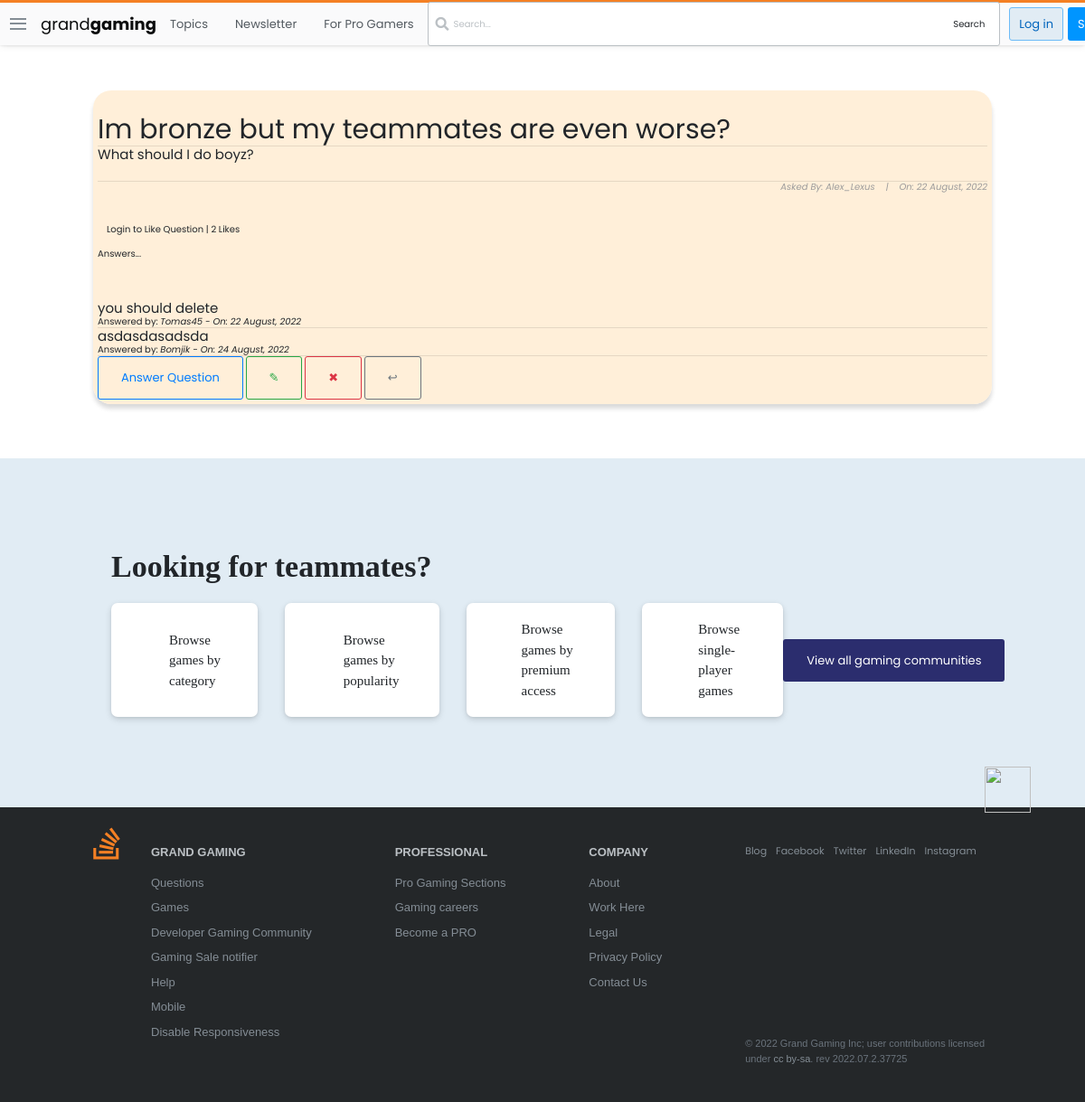
/questions/6/, run on the app's committed database.
### forumbase/models.py (models this page shows, shortened)
class Question(models.Model):
    user = models.ForeignKey(User, on_delete=models.CASCADE)
    title = models.CharField(max_length=10000)
    content = RichTextField()
    likes = models.ManyToManyField(User, related_name='question_post')
    date_created = models.DateTimeField(default=timezone.now)
    tags = TaggableManager()
    def total_likes(self):
        return self.likes.count()

class Comment(models.Model):
    question = models.ForeignKey(Question, related_name="comment", on_delete=models.CASCADE)
    name = models.CharField(max_length=1000)
    content = RichTextField()
    date_created = models.DateTimeField(default=timezone.now)
    tags = TaggableManager()

### forumbase/views.py (the view)
# urls.py: path('questions/<int:pk>/', views.QuestionDetailView.as_view(), name="question-detail"),
class QuestionDetailView(DetailView):
    model = Question
    def get_context_data(self, *args, **kwargs):
        context = super(QuestionDetailView, self).get_context_data()
        something = get_object_or_404(Question, id=self.kwargs['pk'])
        total_likes = something.total_likes()
        liked = False
        if something.likes.filter(id=self.request.user.id).exists():
            liked = True
        context['total_likes'] = total_likes
        context['liked'] = liked
        return context

### forumbase/templates/forumbase/question_detail.html (shortened to what this page needs)
{% extends 'base.html' %}
{% block content %}
<!DOCTYPE html>
<html lang="en">
<head>
</head>
<body>
    <div class="container">
        <div class="list-question">
            <div class="questions">
                <div class="container" style="background-color: rgba(255, 235, 209, 0.808); padding: 5px; box-shadow: rgba(0, 0, 0, 0.15) 0px 5px 5px 0px; border-radius: 20px;" >
                    <h3 id="fh3">{{question.title}}</h3>
                    <hr>
                    <h6 id="fh6">{{ question.content|safe }}</h6>
                    <hr>
                    <h6 id="fh6" style="font-size: 10px; font-style: italic; color: rgb(155, 155, 155); text-align: right;">Asked By: <a href="{% url 'profile' %}">{{ object.user|title }}</a>&nbsp;&nbsp;&nbsp; |&nbsp;&nbsp;&nbsp; On: {{ object.date_created|date:"j F, Y" }}</h6>
                    <br>
                        <form action="{% url 'forumbase:like_post' object.pk %}" method="POST">
                            {% if user.is_authenticated %}
                                {% if liked %}
                                    <div style="display: flex; align-items: center; margin-left: 10px;">
                                        <button type="submit" name="question_id" value="{{ question.id }}" style="border: none; border-radius: 60px;"><img src="https://image.similarpng.com/very-thumbnail/2020/06/Dislike-icon-transparent-PNG.png" alt="" style="width: 40px;"></button> <h5 style="margin-left: 10px; cursor: pointer;"> |  {{ total_likes }} Likes</h5>
                                    </div>
                                {% else %}
                                    <div style="display: flex; align-items: center; margin-left: 10px;">
                                        <button type="submit" name="question_id" value="{{ question.id }}" style="border: none; border-radius: 30px;"><img src="https://i.pinimg.com/originals/39/44/6c/39446caa52f53369b92bc97253d2b2f1.png" alt="" style="width: 40px;"></button> <h5 style="margin-left: 10px; cursor: pointer;"> |  {{ total_likes }} Likes</h5>
                                    </div>
                                {% endif %}
                            {% else %}
                                <h5 style="margin-left: 10px; cursor: pointer;"><a href="{% url 'login' %}">Login</a> to Like Question |  {{ total_likes }} Likes</h5>
                            {% endif %}
                        </form>
                    <br>
                    <h2>Answers...</h2> <br><br><br>
                    {% if not question.comment.all %}
                        <h3>No Answers yet... <a href="">Answer Question</a> </h3>
                    {% else %}
                        {% for comment in question.comment.all %}
                            <h3 style="font-weight: normal; font-size: 15px;">{{comment.content|safe}}</h3>
                            <h3 style="font-size: 10px;">Answered by: <i><a href="">{{comment.name}}</a> - On: {{comment.date_created|date:"j F, Y"}}</i></h3>
                            <hr>
                        {% endfor %}
                    {% endif %}
                    <a class="btn btn-outline-primary" id="fa" href="{% url 'forumbase:question-comment' question.id %}" style="text-decoration: none;">Answer Question</a>
                    <a style="text-decoration: none; " class="btn btn-outline-success" href="{% url 'forumbase:question-update' question.id %}">&#x270E;</a>
                    <a style="text-decoration: none; " class="btn btn-outline-danger" href="{% url 'forumbase:question-delete' question.id %}">&#x2716;</a>
                    <a style="text-decoration: none; " class="btn btn-outline-secondary" href="{% url 'forumbase:question-lists' %}">&#x21a9;</a>
                </div> <br><br>
                </div> <br>
            </div>
        </div>
        <br>
</body>
</html>
{% endblock content %}

### static/main.css (style rules this page uses)
:root { --white: #fff; --black: #0c0d0e; --orange: #f48024; --yellow: #fbf2d4; --green: #5eba7d; --blue: #0077cc; --powder: #e1ecf4; --red: #d1383d; --black-025: #fafafb; --black-050: #eff0f1; --black-075: #e4e6e8; --black-100: #d6d9dc; --black-150: #c8ccd0; --black-200: #bbc0c4; --black-300: #9fa6ad; --black-350: #9199a1; --black-400: #848d95; --black-500: #6a737c; --black-600: #535a60; --black-700: #3c4146; --black-750: #2f3337; --black-800: #242729; --black-900: #0c0d0e; --orange-050: #fff7f2; --orange-100: #fee3cf; --orange-200: #fcd0ad; --orange-300: #f7aa6d; --orange-400: #f48024; --orange-500: #f2720c; --orange-600: #da670b; --orange-700: #bd5c00; --orange-800: #a35200; --orange-900: #874600; --blue-050: #f2f9ff; --blue-100: #cfeafe; --blue-200: #addafc; --blue-300: #6cbbf7; --blue-400: #379fef; --blue-500: #0095ff; --blue-600: #0077cc; --blue-700: #0064bd; --blue-800: #0054a3; --blue-900: #004487; --powder-050: #f4f8fb; --powder-100: #e1ecf4; --powder-200: #d1e5f1; --powder-300: #b3d3ea; --powder-400: #a0c7e4; --powder-500: #7aa7c7; --powder-600: #5b8db1; --powder-700: #39739d; --powder-800: #2c5777; --powder-900: #1e3c52; --green-025: #eef8f1; --green-050: #dcf0e2; --green-100: #cae8d4; --green-200: #a6d9b7; --green-300: #82ca9a; --green-400: #5eba7d; --green-500: #48a868; --green-600: #3d8f58; --green-700: #2f6f44; --green-800: #29603b; --green-900: #1e472c; --yellow-050: #fdf7e3; --yellow-100: #fbf2d4; --yellow-200: #f1e5bc; --yellow-300: #e6d178; --yellow-400: #e9c63f; --yellow-500: #ddb624; --yellow-600: #cea51b; --yellow-700: #b89516; --yellow-800: #9f8010; --yellow-900: #826a0b; --red-050: #fdf3f4; --red-100: #f9d3d7; --red-200: #f4b4bb; --red-300: #e87c87; --red-400: #de535e; --red-500: #d1383d; --red-600: #c02d2e; --red-700: #ac2726; --red-800: #942121; --red-900: #7a1819; --gold: #ffcc01; --gold-lighter: #fff4d1; --gold-darker: #f1b600; --silver: #b4b8bc; --silver-lighter: #e8e8e8; --silver-darker: #9a9c9f; --bronze: #caa789; --bronze-lighter: #f2e9e1; --bronze-darker: #ab825f; --fc-dark: #0c0d0e; --fc-medium: #3c4146; --fc-light: #6a737c; --focus-ring: rgba(0,149,255,0.15); --focus-ring-success: rgba(166,217,183,0.4); --focus-ring-warning: rgba(233,198,63,0.4); --focus-ring-error: rgba(192,45,46,0.15); --focus-ring-muted: rgba(36,39,41,0.1); --bs-sm: 0 1px 2px rgba(0,0,0,0.05),0 1px 4px rgba(0,0,0,0.05),0 2px 8px rgba(0,0,0,0.05); --bs-md: 0 1px 3px rgba(0,0,0,0.06),0 2px 6px rgba(0,0,0,0.06),0 3px 8px rgba(0,0,0,0.09); --bs-lg: 0 1px 4px rgba(0,0,0,0.09),0 3px 8px rgba(0,0,0,0.09),0 4px 13px rgba(0,0,0,0.13); --scrollbar: rgba(0,0,0,0.2); --highlight-bg: #f6f6f6; --highlight-color: #2f3337; --highlight-comment: #656e77; --highlight-punctuation: var(--black-600); --highlight-namespace: #b75501; --highlight-attribute: #015692; --highlight-literal: #b75501; --highlight-symbol: #803378; --highlight-keyword: #015692; --highlight-variable: #54790d; --highlight-addition: #2f6f44; --highlight-deletion: #c02d2e; --dark-blue:#2b2d6e; --magnolia:#f7f6f9; }
*, *::before, *::after { margin: 0; padding: 0; box-sizing: border-box; }
html { font-family: Arial, "Helvetica Neue", Helvetica, sans-serif; font-size: 10px; color: var(--black-800); }
.container { width: 100%; max-width: 126.4rem; margin: 0 auto; padding: 0 1.5rem; }
a { text-decoration: none; color: var(--blue-600); cursor: pointer; }
.btn { text-align: center; font-size: 1.3rem; border-radius: 3px; transition: all 0.5s; padding: 1.3rem 2.5rem; }

### forumbase/templates/forumbase/question_detail.html (style rules this page uses)
body { margin-top: 100px; font-family: 'Poppins', sans-serif; }
#fh3 { text-align: center; font-size: 30px; padding-top: 20px; text-align: left; }
#fh6 { text-align: left; font-size: 15px; padding-bottom: 20px; font-weight: normal; }

### data on the page
Question: title "Im bronze but my teammates are even worse?", content "What should I do boyz?", user "Alex_Lexus", date_created "22 August, 2022"
Comment: content "you should delete", name "Tomas45", date_created "22 August, 2022"
Comment: content "asdasdasadsda", name "Bomjik", date_created "24 August, 2022"

### other printed values
{{ total_likes }} "2"
